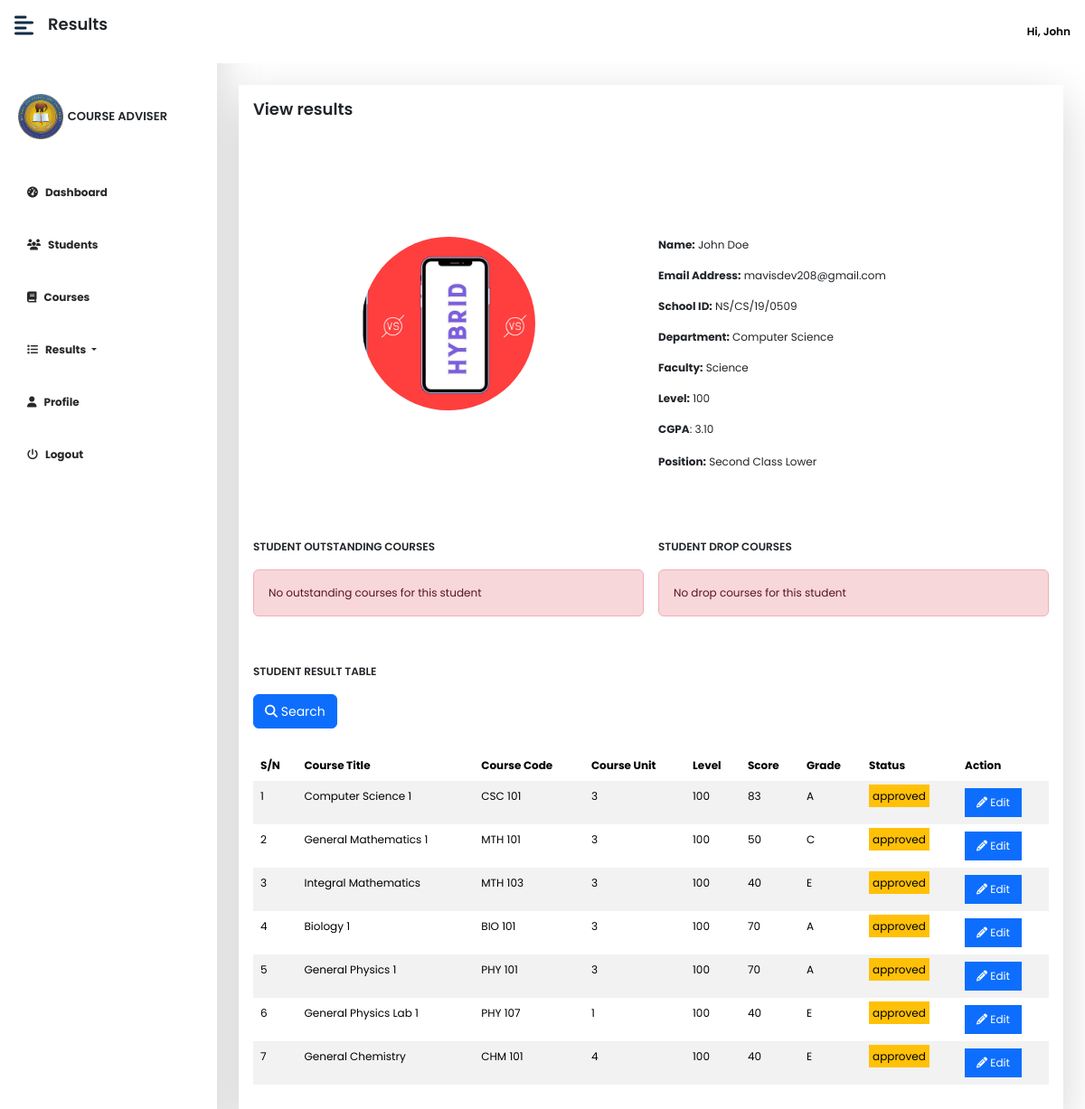
The app's page /course_adviser/view/viewstudentresult?id=93 (signed in) with its own data.
### tables this page shows
CREATE TABLE `course_advisor_tb` (
  `id` int(11) NOT NULL,
  `fname` text NOT NULL,
  `lname` text NOT NULL,
  `email` varchar(250) NOT NULL,
  `school_id` varchar(100) DEFAULT NULL,
  `faculty` varchar(200) NOT NULL,
  `password` longtext NOT NULL,
  `image` text DEFAULT NULL,
  `date` timestamp NOT NULL DEFAULT current_timestamp() ON UPDATE current_timestamp()
);

CREATE TABLE `students_tb` (
  `id` int(11) NOT NULL,
  `fname` text NOT NULL,
  `lname` text NOT NULL,
  `email` varchar(200) NOT NULL,
  `school_id` varchar(100) NOT NULL,
  `level` int(11) NOT NULL,
  `faculty` varchar(200) DEFAULT NULL,
  `dept` varchar(200) DEFAULT NULL,
  `image` text DEFAULT NULL,
  `password` longtext NOT NULL,
  `date` timestamp NOT NULL DEFAULT current_timestamp() ON UPDATE current_timestamp()
);

CREATE TABLE `results_tb` (
  `id` int(11) NOT NULL,
  `name` varchar(250) NOT NULL,
  `school_id` varchar(150) NOT NULL,
  `course_title` varchar(100) NOT NULL,
  `course_code` varchar(130) NOT NULL,
  `course_unit` int(6) NOT NULL,
  `level` varchar(150) NOT NULL,
  `dept` varchar(200) NOT NULL,
  `faculty` varchar(200) NOT NULL,
  `semester` text NOT NULL,
  `session` text NOT NULL,
  `obj` int(11) DEFAULT NULL,
  `q1` int(11) DEFAULT NULL,
  `q2` int(11) DEFAULT NULL,
  `q3` int(11) DEFAULT NULL,
  `q4` int(11) DEFAULT NULL,
  `q5` int(11) DEFAULT NULL,
  `q6` int(11) DEFAULT NULL,
  `ca` int(11) NOT NULL,
  `total` int(11) NOT NULL,
  `grade_points` int(11) NOT NULL,
  `quality_points` int(11) NOT NULL,
  `grade` varchar(50) NOT NULL,
  `date` timestamp NOT NULL DEFAULT current_timestamp() ON UPDATE current_timestamp(),
  `status` varchar(150) NOT NULL DEFAULT 'pending'
);

### course_adviser/view/viewstudentresult.php (the view, shortened to what this page needs)
<?php
if(isset($_SESSION['courseAdvisorID']) && isset($_GET['id'])) {
    require '../../configs/dbh.inc.php';
?>
<!DOCTYPE html>
<html lang="en">
<head>
    <?php include '../../includes/links&scripts.php'; ?>
</head>
<body >
<div class="d-flex" id="wrapper">
        <?php include 'includes/sidebar.php';?>
        <div id="page-content-wrapper">
        <nav class="navbar navbar-expand-lg navbar-light d-flex bg-white fixed-top py-3 px-3" style="justify-content:space-between;">
               <div class="d-flex">
                    <div><i class="fas fa-align-left fs-4 me-3" style="color:#0d2a45ff;" id="menu-toggle"></i></div>
                    <div><p class="display-6" style="font-size: large;font-weight:600;">Results</p></div>
               </div>
               <?php include 'includes/cousrseadvisornavbar.php';?>
            <div class="container-fluid px-4 py-4">
                <div class=" mt-3 shadow-lg bg-white">
                        <div class="p-3   " >
                        <?php
                            $id = mysqli_real_escape_string($con, $_GET['id']);
                            $sql = "SELECT id, fname, lname, email, school_id, dept, faculty, image, level FROM students_tb WHERE id = '{$id}'";
                            $result = mysqli_query($con, $sql);
                            $row = mysqli_fetch_assoc($result);
                        ?>
                        <p class="display-6" style="font-size: large;font-weight:600;">View results </p><br><br>
                        <div class="flexbox mt-4 mb-4">
    <div class="d-50">
    <br><br><br>
        <center>
    <div class="passport-photo">
        <img src="../../uploads/students/<?php if($row['image'] === null) { echo 'default_img.jpg';} else { echo $row['image'];}?>" alt="student_img" style="border-radius:50%;">
    </div>
    </center>
    </div>
    <div class="d-50"><br><br><br>
        <p><b>Name:</b> <?php echo $row['fname'] . ' ' . $row['lname'];?></p>
        <p><b>Email Address:</b> <?php echo $row['email'];?></p>
        <p><b>School ID:</b> <?php echo strtoupper($row['school_id']);?></p>
        <p><b>Department:</b> <?php echo $row['dept'];?></p>
        <p><b>Faculty:</b> <?php echo $row['faculty'];?></p>
        <p><b>Level:</b> <?php echo $row['level'];?></p>
        <p><b>CGPA</b>:
        <?php
        $school_id = $row['school_id'];
        $sql = "SELECT school_id FROM results_tb WHERE school_id = '{$school_id}' AND status = 'approved'";
        $result = mysqli_query($con, $sql);
        if(mysqli_num_rows($result) > 0) {
            $sql1 = "SELECT SUM(quality_points) AS total_quality_points  FROM results_tb WHERE school_id = '{$school_id}' AND status = 'approved'";
            $result1 = mysqli_query($con, $sql1);
            $row1 = mysqli_fetch_assoc($result1);
            $total_quality_points = $row1['total_quality_points'];
            $sql2 = "SELECT SUM(course_unit) AS total_course_unit FROM results_tb WHERE school_id = '{$school_id}' AND status = 'approved'";
            $result2 = mysqli_query($con, $sql2);
            $row2 = mysqli_fetch_assoc($result2);
            $total_course_unit = $row2['total_course_unit'];
            $cgpa = (float)((float)$total_quality_points / (float)$total_course_unit);
            if ($cgpa >= 4.50 && $cgpa <= 5.00) {
                echo number_format($cgpa, 2) . ' ' . '<br><br><b>Position:</b> First Class';
          } else if ($cgpa >= 3.50 && $cgpa <= 4.49) {
               echo number_format($cgpa, 2) . ' ' . '<br><br><b>Position:</b> Second Class Upper';
          } else if ($cgpa >= 2.50 && $cgpa <= 3.49) {
               echo number_format($cgpa, 2) . ' ' . '<br><br><b>Position:</b> Second Class Lower';
          } else if ($cgpa >= 1.50 && $cgpa <= 2.49) {
               echo number_format($cgpa, 2) . ' ' . '<br><br><b>Position:</b> Third Class';
          } else if ($cgpa >= 1.00 && $cgpa <= 1.49) {
               echo number_format($cgpa, 2) . ' ' . '<br><br><b>Position:</b> Pass';
          } else if ($cgpa <= 0.99) {
               echo number_format($cgpa, 2) . ' ' . '<br><br><b>Position:</b> On Probation';
          }
        } else {
            echo "0.00" . ' ' . '<br><br><b>Position:</b> No result yet';
        }
        ?>
        </p>
    </div>
</div><br><br>
<div class="flexbox">
    <div class="d-50">
    <p style="font-weight:600;">STUDENT OUTSTANDING COURSES</p>
        <?php
                      $sql = "SELECT id, course_title, course_code, course_unit, level FROM results_tb WHERE school_id = '{$school_id}' AND grade = 'F'";
                      $result = mysqli_query($con, $sql);
                      if(mysqli_num_rows($result) >0) {
                        $num = 1;
                    ?>
                        <table class="table table-striped table-borderless">
                        <thead>
                            <tr>
                            <th scope="col">S/N</th>
                            <th scope="col">Course Title</th>
                            <th scope="col">Course Code</th>
                            <th scope="col">Course Unit</th>
                            <th scope="col">Level</th>
                            </tr>
                        </thead>
                        <tbody>
                        <?php
                                while($row = mysqli_fetch_array($result)) {
                        ?>
                            <tr>
                                <td><?php echo $num++;?></td>
                                <td><?php echo $row['course_title'];?></td>
                                <td><?php echo $row['course_code'];?></td>
                                <td><?php echo $row['course_unit'];?></td>
                                <td><?php echo $row['level'];?></td>
                            </tr>
                            <?php } ?>
                        </tbody>
                        </table>
                        <?php
                      } else {
                        ?>
      <div class="alert alert-danger" role="alert">
                                        No outstanding courses for this student
                                    </div>
                        <?php
                      }
                      ?>
    </div>
    <div class="d-50">
    <p style="font-weight:600;">STUDENT DROP COURSES</p>
        <?php
                      $sql = "SELECT course_title, course_code, course_unit, level FROM student_courses_tb WHERE school_id = '{$school_id}' AND is_dropped = '1'";
                      $result = mysqli_query($con, $sql);
                      if(mysqli_num_rows($result) >0) {
                        $num = 1;
                    ?>
                        <table class="table table-striped table-borderless">
                        <thead>
                            <tr>
                            <th scope="col">S/N</th>
                            <th scope="col">Course Title</th>
                            <th scope="col">Course Code</th>
                            <th scope="col">Course Unit</th>
                            <th scope="col">Level</th>
                            </tr>
                        </thead>
                        <tbody>
                        <?php
                                while($row = mysqli_fetch_array($result)) {
                        ?>
                            <tr>
                                <td><?php echo $num++;?></td>
                                <td><?php echo $row['course_title'];?></td>
                                <td><?php echo $row['course_code'];?></td>
                                <td><?php echo $row['course_unit'];?></td>
                                <td><?php echo $row['level'];?></td>
                            </tr>
                            <?php } ?>
                        </tbody>
                        </table>
                        <?php
                      } else {
                        ?>
      <div class="alert alert-danger" role="alert">
                                        No drop courses for this student
                                    </div>
                        <?php
                      }
                      ?>
    </div>
</div>
<br><br>
<p style="font-weight:600;">STUDENT RESULT TABLE</p>
<?php
    $sql = "SELECT id, course_title, course_code, course_unit, level, total, grade, status, school_id FROM results_tb WHERE school_id = '{$school_id}' ORDER BY level";
    $result = mysqli_query($con, $sql);
    if(mysqli_num_rows($result) > 0) {
        $num = 1;
?>
<a href="#" class="btn btn-primary mb-4" style="color:#fff;" data-bs-toggle="modal" data-bs-target="#myModal"><small><i class="fa fa-search"></i> Search</small></a>
             <div class="table-responsive">
                            <table class="table table-striped table-borderless">
                                    <thead>
                                        <tr>
                                        <th scope="col">S/N</th>
                                        <th scope="col">Course Title</th>
                                        <th scope="col">Course Code</th>
                                        <th scope="col">Course Unit</th>
                                        <th scope="col">Level</th>
                                        <th scope="col">Score</th>
                                        <th scope="col">Grade</th>
                                        <th scope="col">Status</th>
                                        <th scope="col">Action</th>
                                        </tr>
                                    </thead>
                                    <tbody>
                                    <?php
                                            while($row = mysqli_fetch_array($result)) {
                                    ?>
                                        <tr>
                                            <td><?php echo $num++;?></td>
                                            <td><?php echo $row['course_title'];?></td>
                                            <td><?php echo $row['course_code'];?></td>
                                            <td><?php echo $row['course_unit'];?></td>
                                            <td><?php echo $row['level'];?></td>
                                            <td><?php echo $row['total'];?></td>
                                            <td><?php echo $row['grade'];?></td>
                                            <td><?php if ($row['status'] === 'pending') { echo '<span class="bg-warning p-1">pending</span>'; } else { echo '<span class="bg-warning p-1">approved</span>';};?></td>
                                            <td>
                                                <a href="editstudentresult?id=<?php echo $row['id'];?>" class='btn btn-primary' style='font-size:12px;border-radius:0px;'><i class="fa fa-pencil"></i> Edit</a>
                                            </td>
                                        </tr>
                                        <?php } ?>
                                    </tbody>
                                    </table>
                                    </div>
                                <?php
                                } else {
                                ?>
                                    <div class="alert alert-danger" role="alert">
                                        Student results will show here
                                    </div>
                                <?php
                                }
                            ?>
                            </div>
                        </div>
                    </div>
                </div>
            </div>
</body>
</html>
<?php } else {
    header('Location: index');
}
?>

### course_adviser/view/includes/cousrseadvisornavbar.php (shortened to what this page needs)
<?php
    $id = $_SESSION['courseAdvisorID'];
    $sql = "SELECT id, faculty, image, fname, lname, school_id, email FROM course_advisor_tb WHERE id = '{$id}'";
    $result = mysqli_query($con, $sql);
    $row = mysqli_fetch_assoc($result);
?>
<div class="d-flex" style="gap:1rem;align-items:center;">
                    <div>
                    <div class="dropdown">
                        <button id="dropbtn" onclick="dropdownFunction()" class="bg-white" style="font-weight:600"><i class="fa fa-user-o" style="font-size:large;"  ></i> Hi, <?php echo $row['fname'];?></button>
                    </div>
               </div>
            </nav>
            <br><br><br>

### records on screen
course_advisor_tb: fname "John"
students_tb: image (picture), fname "John", lname "Doe", email "mavisdev208@gmail.com", school "NS/CS/19/0509", dept "Computer Science", faculty "Science", level "100"
results_tb: course_title "Computer Science 1", course_code "CSC 101", course_unit "3", level "100", total "83", grade "A", status "approved"
results_tb: course_title "General Mathematics 1", course_code "MTH 101", course_unit "3", level "100", total "50", grade "C", status "approved"
results_tb: course_title "Integral Mathematics", course_code "MTH 103", course_unit "3", level "100", total "40", grade "E", status "approved"
results_tb: course_title "Biology 1", course_code "BIO 101", course_unit "3", level "100", total "70", grade "A", status "approved"
results_tb: course_title "General Physics 1", course_code "PHY 101", course_unit "3", level "100", total "70", grade "A", status "approved"
results_tb: course_title "General Physics Lab 1", course_code "PHY 107", course_unit "1", level "100", total "40", grade "E", status "approved"
results_tb: course_title "General Chemistry", course_code "CHM 101", course_unit "4", level "100", total "40", grade "E", status "approved"

### other values on screen
$cgpa "3.10"
